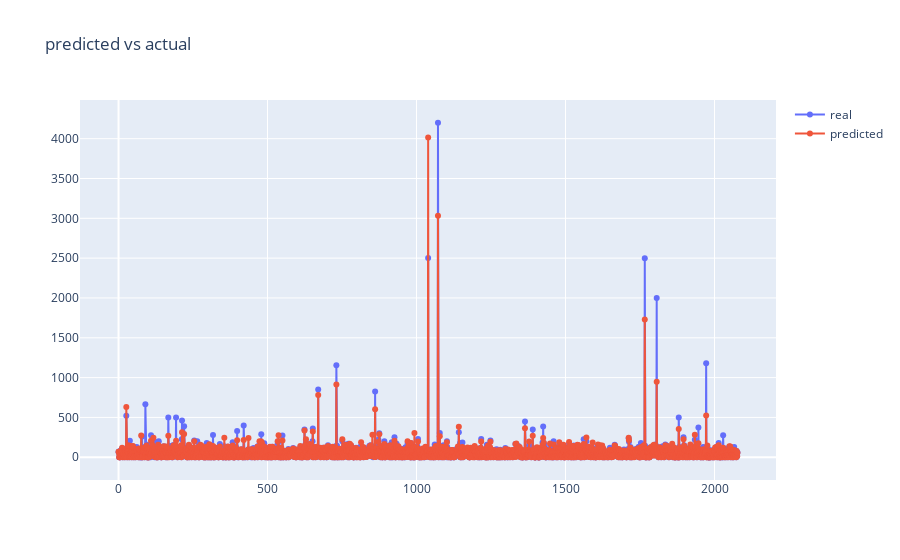

The notebook cell saved with this chart:
### Code cell
fig = go.Figure()
fig.add_trace(go.Scatter(x=list(range(len(y_test))), y=y_test, mode='lines+markers', name='real'))
fig.add_trace(go.Scatter(x=list(range(len(y_pred))), y=y_pred, mode='lines+markers', name='predicted'))
fig.update_layout(title='predicted vs actual')
fig.show()

### Figure 1 — Plotly figure (JSON) as saved in the notebook; plotly's stock layout.template omitted (floating-point values rounded to 4 significant figures; data arrays with more than 128 entries replaced by an {"elided": "..."} marker saying what was removed)
{"data": [{"mode": "lines+markers", "name": "real", "type": "scatter", "x": {"elided": "2078 int values"}, "y": {"elided": "2078 float values"}}, {"mode": "lines+markers", "name": "predicted", "type": "scatter", "x": {"elided": "2078 int values"}, "y": {"elided": "2078 float values"}}], "layout": {"title": {"text": "predicted vs actual"}}}
